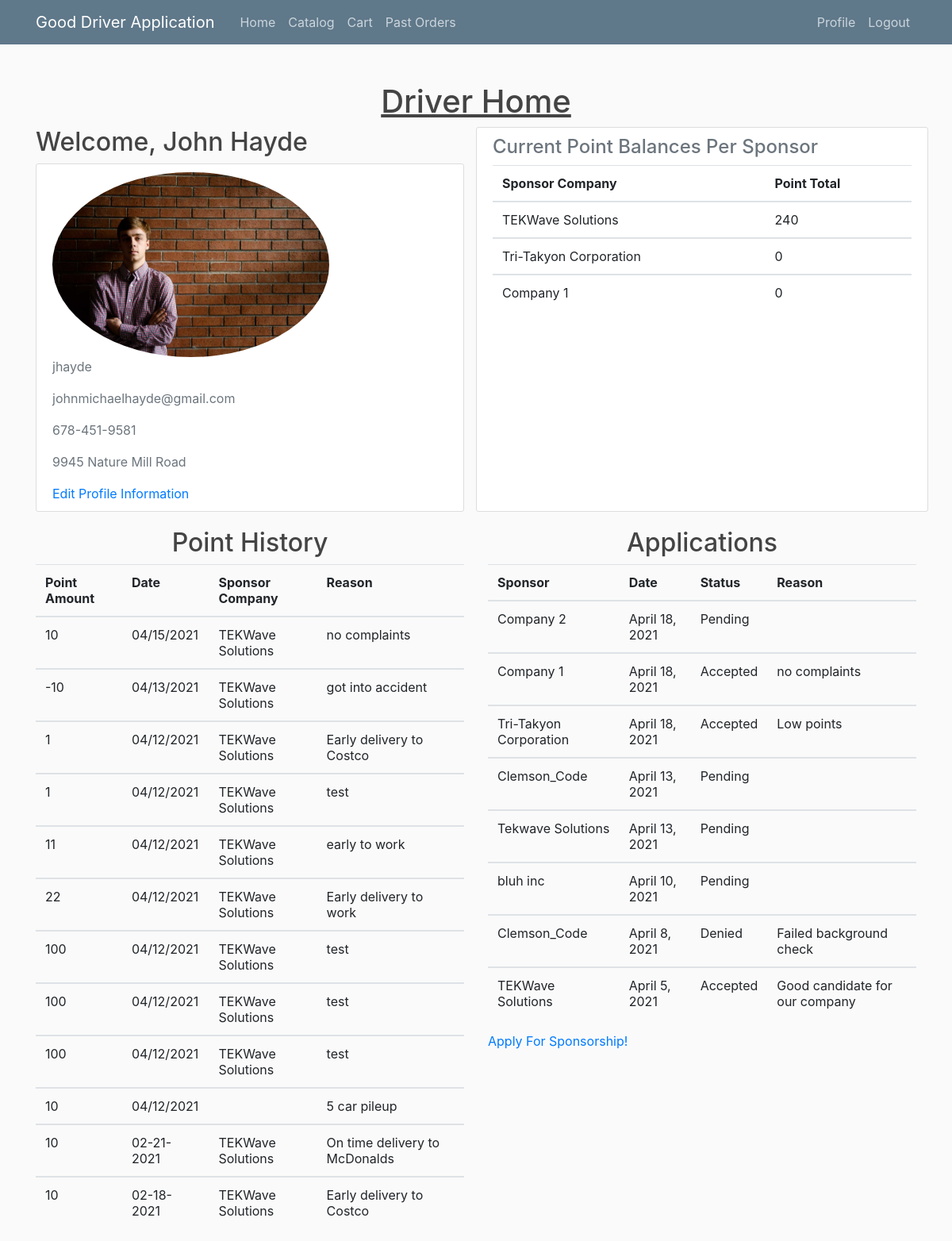
/driver_home/ (signed in), run on the app's committed database.
### users/models.py (models this page shows)
class Driver(models.Model):
	username = models.CharField(max_length=30)
	password = models.CharField(max_length=30)
	first_name = models.CharField(max_length=20)
	last_name = models.CharField(max_length=30)
	phone_num = models.CharField(max_length=15)
	email = models.CharField(max_length=30)
	address = models.CharField(max_length=50)
	security_question = models.CharField(max_length=60, default = "")
	security_answer = models.CharField(max_length=60, default = "")
	points = models.IntegerField(default=0)
	point_change_temp = models.IntegerField(default=0)
	sponsor = models.CharField(max_length=50, default = "")
	profile_photo = ResizedImageField(quality=50, default='default.jpg', upload_to='profile_photos')

class Sponsorship(models.Model):
	sponsor_company = models.CharField(max_length=30, default = "")
	driver = models.CharField(max_length=30)
	driver_points = models.IntegerField(default=0)
	price_scalar = models.FloatField(default=1)

class PointHist(models.Model):
    username = models.CharField(max_length=30)
    sponsor_username = models.CharField(max_length=30)
    sponsor_company = models.CharField(max_length=30, default="")
    date = models.CharField(max_length=30)
    points = models.IntegerField(default=0)
    reason = models.CharField(max_length=300)

class Application(models.Model):
	driver = models.CharField(max_length=30)
	sponsor_company = models.CharField(max_length=30, default="")
	date = models.DateField(auto_now_add=True)
	status = models.CharField(max_length=10)
	reason = models.CharField(max_length=300, default="")

### portal/views.py (the view)
# urls.py: path('driver_home/', views.driver_home, name='driver-home'),
def driver_home(request):
    user = request.user
    gUser = GenericUser.objects.get(username=user.username)
    userType = gUser.type
    if userType == 'Sponsor':
        print('Driver name is: \''+Sponsor.objects.get(username=user.username).driver_vicarious+'\'')
    if userType == 'Sponsor' and not Driver.objects.filter(username=Sponsor.objects.get(username=user.username).driver_vicarious).exists():
        return redirect('select-driver')
    stopUsername = ''
    stopUsername = request.POST.get('driver_username')
    if stopUsername != '' and stopUsername != None and userType == 'Sponsor':
        sponsorToClear = Sponsor.objects.get(username = request.user.username)
        sponsorToClear.driver_vicarious=''
        sponsorToClear.save()
        return redirect('sponsor-home')
    driver = driverGet(user)
    try:
        if userType == 'Sponsor':
            point_hist = PointHist.objects.filter(username=driver.username,sponsor_company=Sponsor.objects.get(username=user.username).sponsor_company)
        else:
            point_hist = PointHist.objects.filter(username=driver.username)
    except PointHist.DoesNotExist:
        point_hist = None
    try:
        if userType == 'Sponsor':
            applications = Application.objects.filter(driver=driver.username,sponsor_company=Sponsor.objects.get(username=user.username).sponsor_company)
        else:
            applications = Application.objects.filter(driver=driver.username)
    except Application.DoesNotExist:
        applications = None
    try:
        if userType == 'Sponsor':
            sponsor_list = Sponsorship.objects.filter(driver=driver.username,sponsor_company=Sponsor.objects.get(username=user.username).sponsor_company)
        else:
            sponsor_list = Sponsorship.objects.filter(driver=driver.username)
    except Sponsorship.DoesNotExist:
        sponsor_list = None
    data = {
        'driver':driver,
        'points': driver.points,
        'point_hist': point_hist,
        'first_name': driver.first_name,
        'last_name': driver.last_name,
        'phone_num': driver.phone_num,
        'address': driver.address,
        'profile_photo': driver.profile_photo.url,
        'applications': applications,
        'sponsor': driver.sponsor,
        'sponsor_list': sponsor_list,
        'realDriver': (userType == 'Driver'),
    }
    return render(request, 'portal/driver_home.html', data)

### portal/views.py (called while the page is built)
def driverGet(user):
    gUser = GenericUser.objects.get(username=user.username)
    if (gUser.type == 'Driver'):
        return Driver.objects.get(username=user.username)
    elif (gUser.type == 'Sponsor'):
        return Driver.objects.get(username=Sponsor.objects.get(username=user.username).driver_vicarious)

### portal/templates/portal/driver_home.html
{% extends "portal/base_driver.html" %}
{% load static %}
{% block content %}
	<div class="row">
		<div class="col-md-12 d-flex justify-content-center">
			<h1 style="text-decoration: underline;">Driver Home</h1>
		</div>
	</div>
	<div class="row">
		<div class="col-md-6">
			{% if realDriver %}
				<h2 class="account-heading">Welcome, {{ first_name }} {{ last_name }}</h2>
			{% else %}
				<h2 class="account-heading">Viewing as {{ first_name }} {{ last_name }}</h2>
				<form action="{% url 'driver-home' %}" method="POST">
					{% csrf_token %}
					<button type="submit" name="driver_username" value="{{ driver.username }}" class="btn btn-success">Stop Viewing as Driver</button>
				</form>
			{% endif %}
			<div class="content-section">
				<div class="media-body">
					<img class="rounded-circle account-img" width="70%" height="auto" src="{{ profile_photo }}">
					<p class="text-secondary">{{ driver.username }}</p>
					<p class="text-secondary">{{ driver.email }}</p>
					<p class="text-secondary">{{ phone_num }}</p>
					<p class="text-secondary">{{ address }}</p>
					<a href="{% url 'update-info' %}">Edit Profile Information</a>
				</div>
			</div>
		</div>
		<div class="col-md-6 content-section">
			<div class="media-heading">
				<h4 class="text-secondary">Current Point Balances Per Sponsor</h4>
				{% if sponsor_list %}
				<table class="table">
					<tr>
						<th scope="col">Sponsor Company</th>
						<th scope="col">Point Total</th>
					</tr>
					{% for sponsor in sponsor_list %}
						<tbody>
							<tr>
								<td>{{ sponsor.sponsor_company }}</td>
								<td>{{ sponsor.driver_points }}</td>
							</tr>
						</tbody>
					{% endfor %}
				</table>
				{% else %}
					<p>No sponsor point balances to display</p>
				{% endif %}
			</div>
		</div>
	</div>
	<div class="row">
		<div class="col-md-6">
			<h2 class="media-heading d-flex justify-content-center">Point History</h2>
			{% if point_hist %}
				<table class="table">
					<tr>
						<th scope="col">Point Amount</th>
						<th scope="col">Date</th>
						<th scope="col">Sponsor Company</th>
						<th scope="col">Reason</th>
					</tr>
					{% for item in point_hist reversed %}
						<tbody>
							<tr>
								<td>{{ item.points }}</td>
								<td>{{ item.date }}</td>
								<td>{{ item.sponsor_company }}</td>
								<td>{{ item.reason }}</td>
							</tr>
						</tbody>
					{% endfor %}
				</table>
			{% else %}
				<p class="text-secondary">No Point History To Display</p>
			{% endif %}
		</div>
		<div class="col-md-6">
			<h2 class="media-heading d-flex justify-content-center">Applications</h2>
			{% if applications %}
				<table class="table">
					<tr>
						<th scope="col">Sponsor</th>
						<th scope="col">Date</th>
						<th scope="col">Status</th>
						<th scope="col">Reason</th>
					</tr>
					{% for item in applications reversed %}
						<tbody>
							<tr>
								<td>{{ item.sponsor_company }}</td>
								<td>{{ item.date }}</td>
								<td>{{ item.status }}</td>
								<td>{{ item.reason }}</td>
							</tr>
						</tbody>
					{% endfor %}
				</table>
			{% else %}
				<p class="text-secondary">No Applications To Display</p>
			{% endif %}
			<a href="{% url 'apply' %}">Apply For Sponsorship!</a>
		</div>
	</div>
{% endblock content%}

### portal/static/portal/main.css (style rules this page uses)
body { background: #fafafa; color: #333333; margin-top: 5rem; }
h1, h2, h3, h4, h5, h6 { color: #444444; }
.content-section { background: #ffffff; padding: 10px 20px; border: 1px solid #dddddd; border-radius: 3px; margin-bottom: 20px; }

### data on the page
Driver: first_name "John", last_name "Hayde", username "jhayde", email "johnmichaelhayde@gmail.com", phone_num "678-451-9581", address "9945 Nature Mill Road"
Sponsorship: sponsor_company "TEKWave Solutions", driver_points "240"
Sponsorship: sponsor_company "Tri-Takyon Corporation", driver_points "0"
Sponsorship: sponsor_company "Company 1", driver_points "0"
PointHist: points "10", date "04/15/2021", sponsor_company "TEKWave Solutions", reason "no complaints"
PointHist: points "-10", date "04/13/2021", sponsor_company "TEKWave Solutions", reason "got into accident"
PointHist: points "1", date "04/12/2021", sponsor_company "TEKWave Solutions", reason "Early delivery to Costco"
PointHist: points "1", date "04/12/2021", sponsor_company "TEKWave Solutions", reason "test"
PointHist: points "11", date "04/12/2021", sponsor_company "TEKWave Solutions", reason "early to work"
PointHist: points "22", date "04/12/2021", sponsor_company "TEKWave Solutions", reason "Early delivery to work"
PointHist: points "100", date "04/12/2021", sponsor_company "TEKWave Solutions", reason "test"
PointHist: points "100", date "04/12/2021", sponsor_company "TEKWave Solutions", reason "test"
PointHist: points "100", date "04/12/2021", sponsor_company "TEKWave Solutions", reason "test"
PointHist: points "10", date "04/12/2021", reason "5 car pileup"
PointHist: points "10", date "02-21-2021", sponsor_company "TEKWave Solutions", reason "On time delivery to McDonalds"
PointHist: points "10", date "02-18-2021", sponsor_company "TEKWave Solutions", reason "Early delivery to Costco"
Application: sponsor_company "Company 2", date "April 18, 2021", status "Pending"
Application: sponsor_company "Company 1", date "April 18, 2021", status "Accepted", reason "no complaints"
Application: sponsor_company "Tri-Takyon Corporation", date "April 18, 2021", status "Accepted", reason "Low points"
Application: sponsor_company "Clemson_Code", date "April 13, 2021", status "Pending"
Application: sponsor_company "Tekwave Solutions", date "April 13, 2021", status "Pending"
Application: sponsor_company "bluh inc", date "April 10, 2021", status "Pending"
Application: sponsor_company "Clemson_Code", date "April 8, 2021", status "Denied", reason "Failed background check"
Application: sponsor_company "TEKWave Solutions", date "April 5, 2021", status "Accepted", reason "Good candidate for our company"
